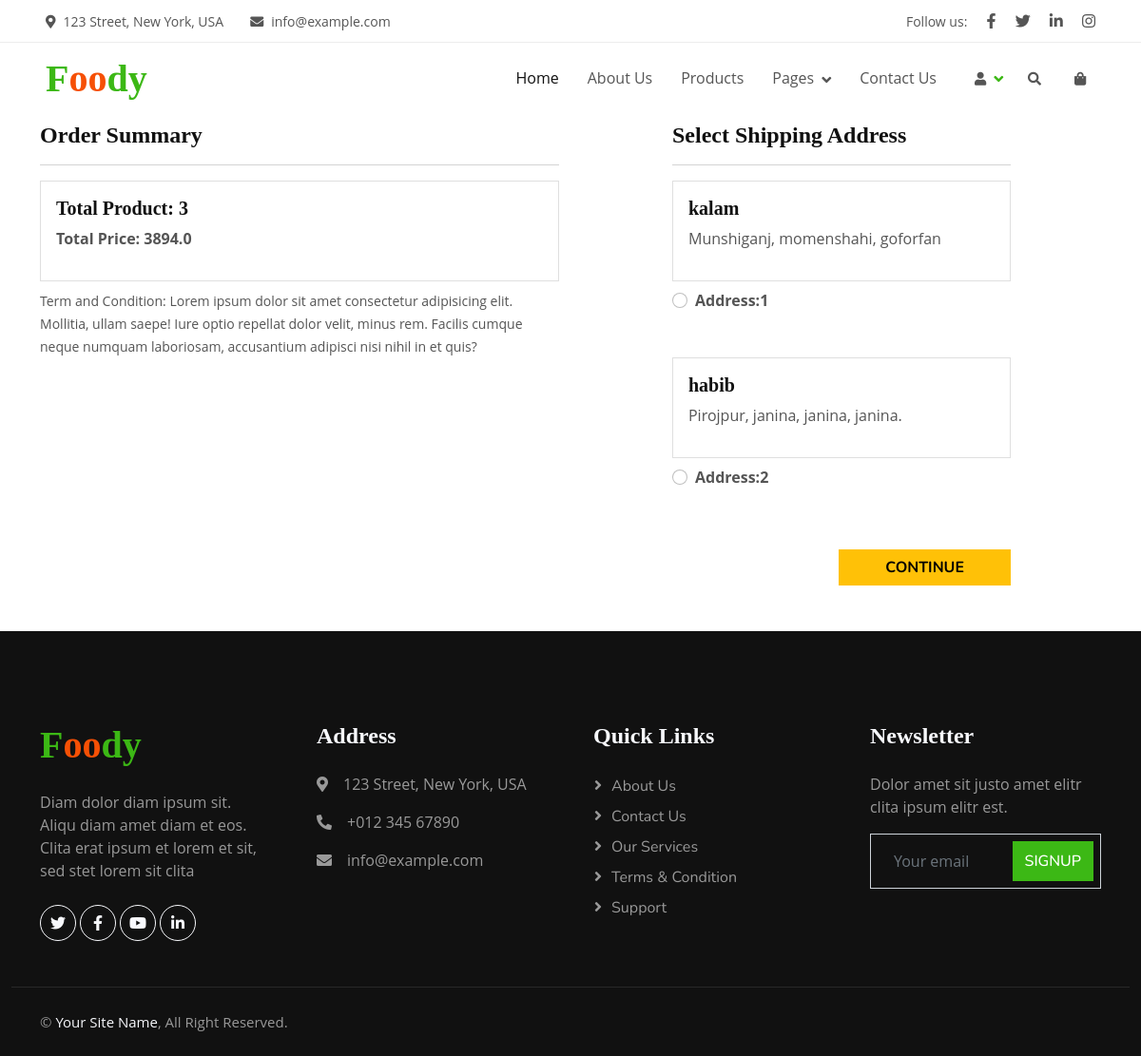
Screenshot of /checkout/ (signed in) with the database file from the repository.
### app/models.py (models this page shows, shortened)
class Customar(models.Model):
    SELECT_DISTRICT = [
        ('Barguna','Barguna'),
        ('Barisal','Barisal'),
        ('Bhola','Bhola'),
        ('Jhalokati','Jhalokati'),
        ('Patuakhali','Patuakhali'),
        ('Pirojpur','Pirojpur'),
        ('Bandarban','Bandarban'),
        ('Brahmanbaria','Brahmanbaria'),
        ('Chandpur','Chandpur'),
        ('Chittagong','Chittagong'),
        ('Comilla','Comilla'),
        ('Coxs Bazar','Coxs Bazar'),
        ('Feni','Feni'),
        ('Khagrachhari','Khagrachhari'),
        ('Lakshmipur','Lakshmipur'),
        ('Noakhali','Noakhali'),
        ('Rangamati','Rangamati'),
        ('Dhaka','Dhaka'),
        ('Faridpur','Faridpur'),
        ('Gazipur','Gazipur'),
        ('Gopalganj','Gopalganj'),
        ('Kishoreganj','Kishoreganj'),
        ('Madaripur','Madaripur'),
        ('Manikganj','Manikganj'),
        ('Munshiganj','Munshiganj'),
        ('Narayanganj','Narayanganj'),
        ('Narsingdi','Narsingdi'),
        ('Rajbari','Rajbari'),
        ('Shariatpur','Shariatpur'),
        ('Tangail','Tangail'),
        ('Bagerhat','Bagerhat'),
        ('Chuadanga','Chuadanga'),
        ('Jessore','Jessore'),
        ('Jhenaidah','Jhenaidah'),
        ('Khulna','Khulna'),
        ('Kushtia','Kushtia'),
        ('Magura','Magura'),
        ('Meherpur','Meherpur'),
        ('Narail','Narail'),
        ('Satkhira','Satkhira'),
        ('Jamalpur','Jamalpur'),
        ('Mymensingh','Mymensingh'),
        ('Netrokona','Netrokona'),
        ('Sherpur','Sherpur'),
        ('Bogra','Bogra'),
        ('Joypurhat','Joypurhat'),
        ('Naogaon','Naogaon'),
        ('Natore','Natore'),
        ('Chapai Nawabganj','Chapai Nawabganj'),
        ('Pabna','Pabna'),
        ('Rajshahi','Rajshahi'),
        ('Sirajganj','Sirajganj'),
        ('Dinajpur','Dinajpur'),
        ('Gaibandha','Gaibandha'),
        ('Kurigram','Kurigram'),
        ('Lalmonirhat','Lalmonirhat'),
        ('Nilphamari','Nilphamari'),
        ('Panchagarh','Panchagarh'),
        ('Rangpur','Rangpur'),
        ('Thakurgaon','Thakurgaon'),
        ('Habiganj','Habiganj'),
        ('Moulvibazar','Moulvibazar'),
        ('Sunamganj','Sunamganj'),
        ('Sylhet','Sylhet'),
    ]
    name = models.CharField(max_length=50)
    email = models.EmailField()
    phone = models.IntegerField()
    district = models.CharField(max_length=25, choices=SELECT_DISTRICT)
    address = models.CharField(max_length=150)
    user = models.ForeignKey(User, on_delete=models.CASCADE)

### app/views.py (the view)
# urls.py: path('checkout/', views.checkout, name="checkout"),
@login_required
def checkout(request):
    user = request.user
    address = Customar.objects.filter(user=user)
    cart = Cart.objects.filter(user=user)
    total_quantity = 0
    for c in cart:
        tempquantity = c.quantity + 0
        total_quantity += tempquantity
    amount = 0.0
    shiping_fee = 100
    cartProd = [p for p in Cart.objects.all() if p.user == user]
    if cartProd:
        for p in cartProd:
            tempamount =  p.quantity * p.product.sellingprice
            amount += tempamount
    context = {
        'total_quantity' : total_quantity,
        'address':address,
        'totalamount' : amount + shiping_fee
    }
    return render(request, 'checkout.html', context)

### app/templates/checkout.html (shortened to what this page needs)
{% extends 'base.html' %}
{% load static %}
{% block main-content %}
<div class="container">
 <div class="row " id="profile-style">
  <div class="col-sm-6">
    <h4>Order Summary</h4>
    <hr>
      <div class="card mb-2">
        <div class="card-body">
          <h5>Total Product: {{total_quantity}}</h5>
          <p class="fw-bold">Total Price: {{totalamount}}</p>
        </div>
      </div>
    <small>Term and Condition: Lorem ipsum dolor sit amet consectetur adipisicing elit. Mollitia, ullam saepe! Iure optio repellat dolor velit, minus rem. Facilis cumque neque numquam laboriosam, accusantium adipisci nisi nihil in et quis?</small>
  </div>
  <div class="col-sm-4 offset-sm-1">
    <h4>Select Shipping Address</h4>
    <hr>
    <form action="{% url 'paymentdone' %}" enctype="multipart/form-data">
      {% for ad in address %}
      <div class="card">
        <div class="card-body">
        <h5>{{ad.name}}</h5>
        <p>{{ad.district}}, {{ad.address}}</p>
        </div>
      </div>
        <div class="form-check mt-2 mb-5">
          <input class="form-check-input" type="radio" name="custid" id="custid{{forloop.counter}}" value="{{ad.id}}">
          <label class="form-check-label fw-bold" for="custid{{forloop.counter}}">
            Address:{{forloop.counter}} </label>
        </div>
        {% endfor %}
        <div class="text-end">
          <a href=" https://sandbox.aamarpay.com/request.php" class="btn btn-warning mt-3 px-5 fw-bold">Continue</a>
        </div>
      </form>
    </div>
  </div>
</div>
{% endblock main-content %}

### app/static/css/style.css (style rules this page uses)
:root { --primary: #3CB815; --secondary: #F65005; --light: #F7F8FC; --dark: #111111; }
.btn { font-family: 'Nunito', sans-serif; font-weight: 500; text-transform: uppercase; transition: .5s; }
#profile-style { margin-top: 8rem; }

### rows the page displays
Customar: name "kalam", district "Munshiganj", address "momenshahi, goforfan"
Customar: name "habib", district "Pirojpur", address "janina, janina, janina."

### other values shown
{{ total_quantity }} "3"
{{ totalamount }} "3894.0"
